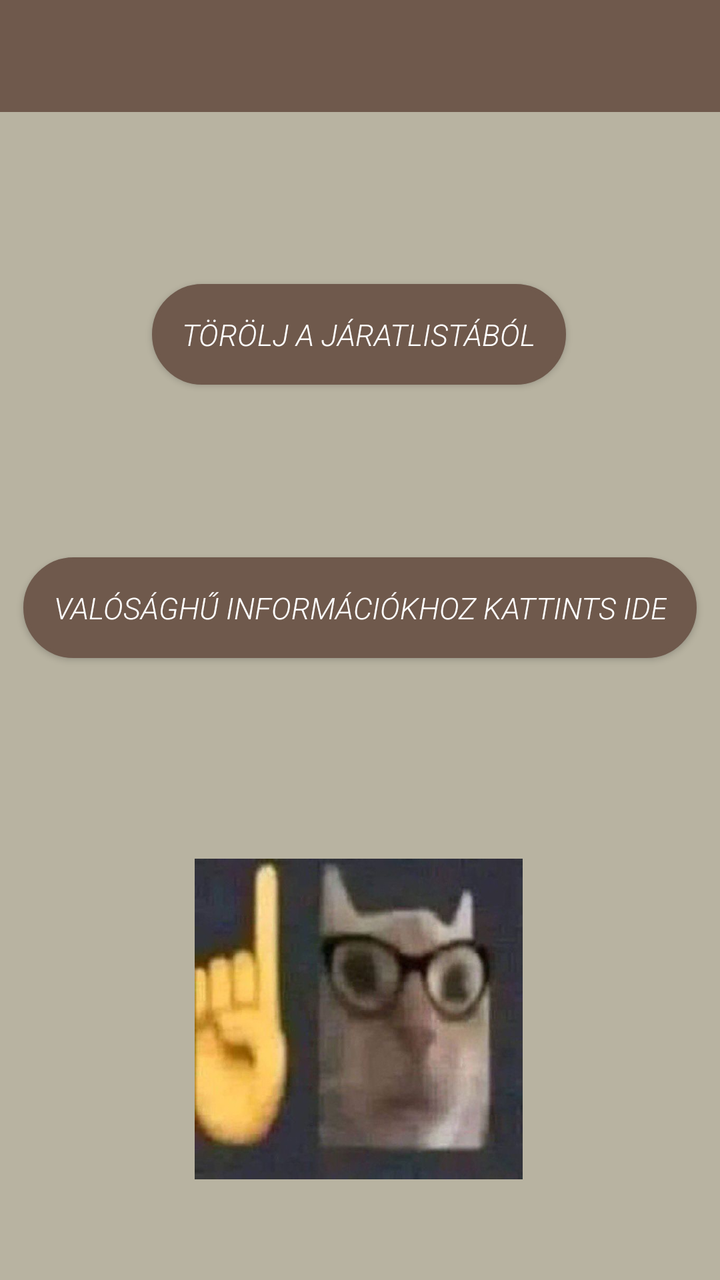
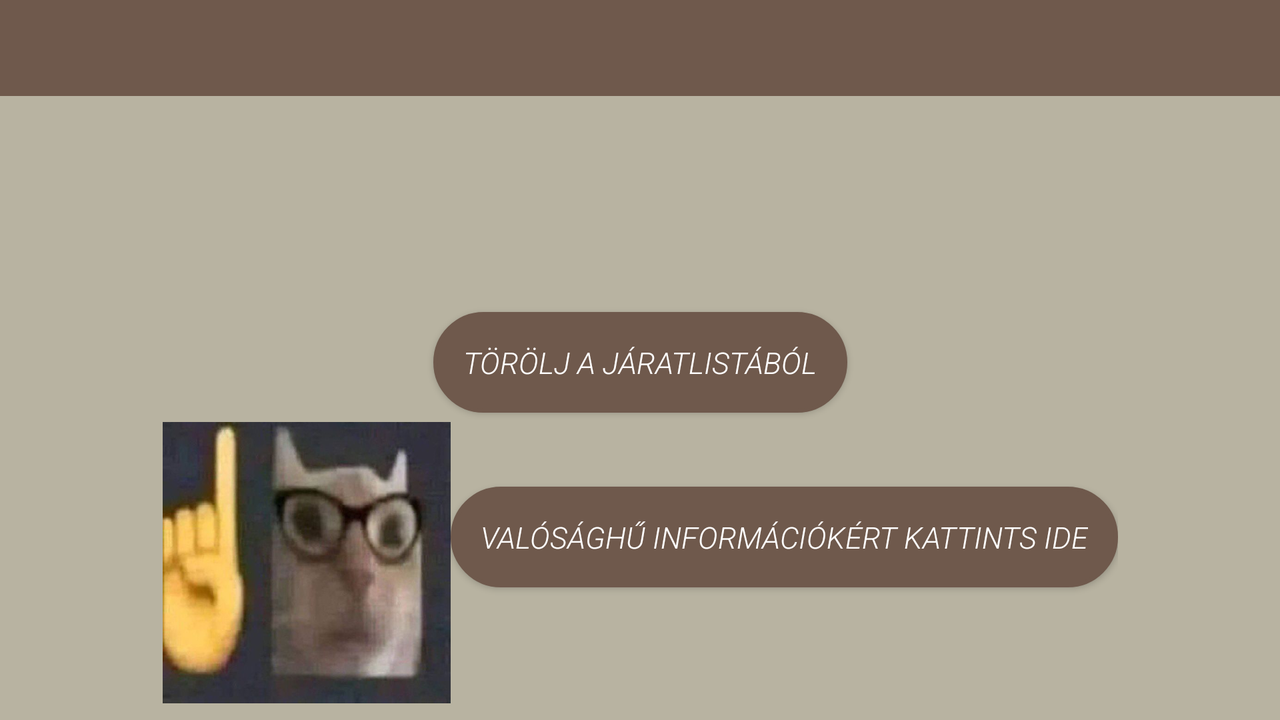

Compare how this app lays out the same screen by default and in its alternative resource folder. The renders come first, then the two layout files and the values they reference.
<!-- AndroidManifest.xml: application theme Theme.SzegediMenetrend -->
<!-- res/layout/activity_settings.xml -->
<?xml version="1.0" encoding="utf-8"?>
<androidx.constraintlayout.widget.ConstraintLayout xmlns:android="http://schemas.android.com/apk/res/android"
    xmlns:app="http://schemas.android.com/apk/res-auto"
    xmlns:tools="http://schemas.android.com/tools"
    android:id="@+id/main"
    android:layout_width="match_parent"
    android:layout_height="match_parent"
    android:background="@color/light"
    tools:context=".HomePageActivity">

    <androidx.appcompat.widget.Toolbar
        android:id="@+id/toolbar"
        android:layout_width="0dp"
        android:layout_height="?attr/actionBarSize"
        android:background="?attr/colorPrimary"
        android:theme="@style/ThemeOverlay.AppCompat.Dark.ActionBar"
        android:title="Beállítások"
        app:layout_constraintTop_toTopOf="parent"
        app:layout_constraintStart_toStartOf="parent"
        app:layout_constraintEnd_toEndOf="parent" />

    <Button
        android:id="@+id/deleteScheduleButton"
        style="@style/ButtonTextStyle"
        android:layout_width="wrap_content"
        android:layout_height="wrap_content"
        android:background="@drawable/button_style"
        android:text="Törölj a járatlistából"
        app:layout_constraintBottom_toTopOf="@id/formoreButton"
        app:layout_constraintEnd_toEndOf="parent"
        app:layout_constraintHorizontal_bias="0.497"
        app:layout_constraintStart_toStartOf="parent"
        app:layout_constraintTop_toBottomOf="@+id/toolbar"
        tools:ignore="OnClick" />

    <ImageView
        android:id="@+id/formoreImageView"
        android:layout_width="164dp"
        android:layout_height="189dp"
        android:layout_marginBottom="36dp"
        app:layout_constraintBottom_toBottomOf="parent"
        app:layout_constraintEnd_toEndOf="parent"
        app:layout_constraintHorizontal_bias="0.497"
        app:layout_constraintStart_toStartOf="parent"
        app:srcCompat="@drawable/buttonformore" />

    <Button
        android:id="@+id/formoreButton"
        style="@style/ButtonTextStyle"
        android:layout_width="wrap_content"
        android:layout_height="wrap_content"
        android:background="@drawable/button_style"
        android:text="Valósághű információkhoz kattints ide"
        app:layout_constraintBottom_toTopOf="@+id/formoreImageView"
        app:layout_constraintEnd_toEndOf="parent"
        app:layout_constraintHorizontal_bias="0.493"
        app:layout_constraintStart_toStartOf="parent"
        app:layout_constraintTop_toBottomOf="@+id/deleteScheduleButton"
        app:layout_constraintVertical_bias="0.19" />




</androidx.constraintlayout.widget.ConstraintLayout>
<!-- resources referenced by this layout -->
<resources>
  <color name="light">#b8b3a1</color>
  <!-- drawable button_style (drawable) -->
  <selector xmlns:android="http://schemas.android.com/apk/res/android">
      <item>
          <shape android:shape="rectangle">
  
              <solid android:color="#6F594C" />
              <stroke android:width="2dp" android:color="#6F594C" />
              <corners android:radius="30dp" />
              <padding
                  android:top="10dp"
                  android:bottom="10dp"
                  android:left="15dp"
                  android:right="15dp" />
  
          </shape>
      </item>
  </selector>
  <!-- drawable buttonformore: jpg bitmap (drawable, 29772 bytes) -->
  <style name="ButtonTextStyle">
          <item name="android:fontFamily">sans-serif-light</item>
          <item name="android:textSize">15sp</item>
          <item name="android:textStyle">italic</item>
          <item name="android:textColor">#FFFFFF</item>
          <item name="android:padding">15dp</item>
      </style>
  <style name="Theme.SzegediMenetrend" parent="Base.Theme.SzegediMenetrend" />
  <style name="Base.Theme.SzegediMenetrend" parent="Theme.AppCompat.Light.NoActionBar">
          
          
          <item name="colorPrimary">#6F594C</item>
          <item name="colorOnPrimary">#E2DACD</item>
  
      </style>
</resources>
<!-- res/layout-land/activity_settings.xml (the repository's variant of the layout above) -->
<!-- drawn on the phone turned sideways -->
<?xml version="1.0" encoding="utf-8"?>
<androidx.constraintlayout.widget.ConstraintLayout xmlns:android="http://schemas.android.com/apk/res/android"
    xmlns:app="http://schemas.android.com/apk/res-auto"
    xmlns:tools="http://schemas.android.com/tools"
    android:id="@+id/main"
    android:layout_width="match_parent"
    android:layout_height="match_parent"
    android:background="@color/light"
    tools:context=".HomePageActivity">

    <androidx.appcompat.widget.Toolbar
        android:id="@+id/toolbar"
        android:layout_width="0dp"
        android:layout_height="?attr/actionBarSize"
        android:background="?attr/colorPrimary"
        android:theme="@style/ThemeOverlay.AppCompat.Dark.ActionBar"
        android:title="Beállítások"
        android:text="Beállítások"
        app:layout_constraintTop_toTopOf="parent"
        app:layout_constraintStart_toStartOf="parent"
        app:layout_constraintEnd_toEndOf="parent" />

    <Button
        android:id="@+id/deleteScheduleButton"
        style="@style/ButtonTextStyle"
        android:layout_width="wrap_content"
        android:layout_height="wrap_content"
        android:layout_marginTop="108dp"
        android:background="@drawable/button_style"
        android:text="Törölj a járatlistából"
        app:layout_constraintEnd_toEndOf="parent"
        app:layout_constraintStart_toStartOf="parent"
        app:layout_constraintTop_toBottomOf="@+id/toolbar" />

    <LinearLayout
        android:layout_width="wrap_content"
        android:layout_height="180dp"
        app:layout_constraintBottom_toBottomOf="parent"
        app:layout_constraintEnd_toEndOf="parent"
        app:layout_constraintStart_toStartOf="parent"
        app:layout_constraintTop_toBottomOf="@id/deleteScheduleButton">

        <ImageView
            android:id="@+id/formoreImageView"
            android:layout_width="144dp"
            android:layout_height="176dp"
            android:layout_marginBottom="36dp"
            app:layout_constraintBottom_toBottomOf="parent"
            app:layout_constraintEnd_toEndOf="parent"
            app:layout_constraintHorizontal_bias="0.497"
            app:layout_constraintStart_toStartOf="parent"
            app:srcCompat="@drawable/buttonformore" />

        <Button
            android:id="@+id/formoreButton"
            style="@style/ButtonTextStyle"
            android:layout_width="wrap_content"
            android:layout_height="wrap_content"
            android:layout_marginTop="50dp"
            android:background="@drawable/button_style"
            android:text="Valósághű információkért kattints ide" />

    </LinearLayout>
</androidx.constraintlayout.widget.ConstraintLayout>
